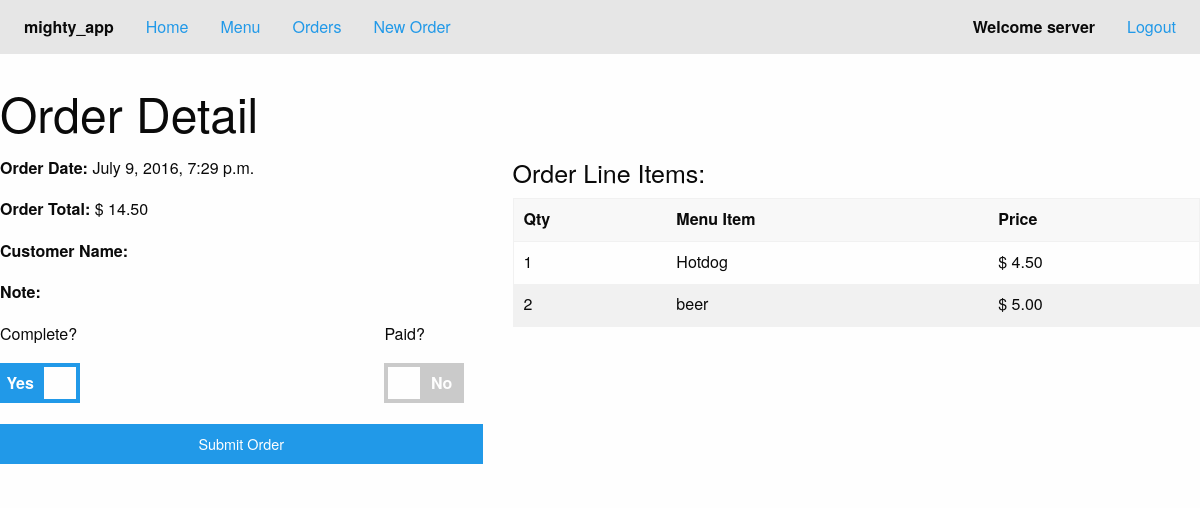
The app's page /order/8/cook/ (signed in) with its own data.
### mighty_app/models.py (models this page shows, shortened)
class Order(models.Model):
    server = models.ForeignKey('auth.User')
    customer_name = models.CharField(max_length=20, null=True)
    order_items = models.ManyToManyField(MenuItem, through='OrderLine', related_name='line_item', null=True)
    note = models.TextField(blank=True)
    is_complete = models.BooleanField(default=False)
    is_paid = models.BooleanField(default=False)
    created = models.DateTimeField(auto_now_add=True)
    class Meta:
        ordering = ['created']

class OrderLine(models.Model):
    quantity = models.PositiveIntegerField(default=0)
    order_menu_item = models.ForeignKey(MenuItem)
    orderline_menu = models.ForeignKey(Order)

class MenuItem(models.Model):
    created_by = models.ForeignKey('auth.User')
    title = models.CharField(max_length=25)
    description = models.TextField(blank=True)
    price = models.DecimalField(max_digits=4, decimal_places=2)

### mighty_app/views.py (the view)
# urls.py: url(r'^order/(?P<pk>\d+)/cook/$', CookOrderUpdateView.as_view(), name='cook_order_detail_view'),
class CookOrderUpdateView(LoginRequiredMixin, UpdateView):
    model = Order
    fields = ['is_complete']
    template_name = 'mighty_app/order_detail_cook.html'
    success_url = reverse_lazy("index_view")
    def get_context_data(self, **kwargs):
        context = super().get_context_data(**kwargs)
        pk = self.kwargs.get('pk')
        order_line_obj = OrderLine.objects.filter(orderline_menu=pk)
        context['object'] = order_line_obj
        total = 0
        for item in order_line_obj:
            total += (item.quantity * item.order_menu_item.price)
        context['total'] = total
        return context

### templates/mighty_app/order_detail_cook.html (shortened to what this page needs)
{% extends "base.html" %}
{% load widget_tweaks %}
{% block body %}
    <h1>Order Detail</h1>
    <div class="row">
        <form class="" action="" method="post">
        <div class="small-5 columns">
            <p><b>Order Date:</b> {{ order.created }}</p>
            <p><b>Order Total:</b> $ {{ total }}</p>
            {% if user.profile.job == 'Cook' %}
                <p><b>Customer Name: </b>{{ order.customer_name }}</p>
                <p><b>Note: </b>{{ order.note }}</p>
            {% else %}
                <p><b>Customer Name:</b> {{ form.customer_name }}</p>
                <p><b>Note:</b> {{ form.note }}</p>
            {% endif %}
            <div class="row">
                <div class="small-3 columns">
                    <p>Complete?</p>
                    <div class="switch large">
                        <label class="switch-paddle" for="id_is_complete">
                            <span class="switch-active" aria-hidden="true">Yes</span>
                        </label>
                    </div>
                </div>
                <div class="small-3 columns">
                    <p>Paid?</p>
                    {% if user.profile.job == 'Cook' %}
                        {{ order.is_paid }}
                    {% else %}
                        <div class="switch large">
                            <label class="switch-paddle" for="id_is_paid">
                                <span class="switch-inactive" aria-hidden="true">No</span>
                            </label>
                        </div>
                    {% endif %}
                </div>
            </div>
            <input class="expanded button" type="submit" name="submit_order" value="Submit Order">
            </div>
        <div class="small-7 columns">
            <h4>Order Line Items:</h4>
            <table>
                <thead>
                    <tr>
                        <td>Qty</td>
                        <td>Menu Item</td>
                        <td>Price</td>
                    </tr>
                </thead>
                {% for line in object %}
                <tr>
                    <td>{{ line.quantity }}</td>
                    <td>{{ line.order_menu_item.title }}</td>
                    <td>$ {{ line.order_menu_item.price }}</td>
                </tr>
                {% endfor %}
            </table>
        </div>
    </form>
    </div>
{% endblock %}

### templates/base.html (shortened to what this page needs)
{% load staticfiles %}
<!doctype html>
<html class="no-js" lang="en">
  <head>
    <link rel="stylesheet" href="{% static "mighty_app/css/foundation.min.css" %}" />
    <link rel="stylesheet" href="{% static "mighty_app/css/app.css" %}" />
  </head>
  <body>
    <div class="top-bar">
        <div class="top-bar-left">
            <ul class="dropdown menu" data-dropdown-menu>
                <li class="menu-text">mighty_app</li>
                <li><a href="{% url 'index_view' %}">Home</a></li>
                {% if user.is_authenticated %}
                    <li><a href="{% url 'menu_item_list_view' %}">Menu</a></li>
                    <li><a href="{% url 'order_list_view' %}">Orders</a></li>
                {% else %}
                    <li><a href="{% url 'register_view' %}">Create Account</a></li>
                {% endif %}
                {% if user.profile.job == "Server" %}
                <li><a href="{% url 'order_create_view' %}">New Order</a></li>
                {% endif %}
            </ul>
        </div>
        <div class="top-bar-right">
            <ul class="menu">
                {% if user.is_authenticated %}
                    <li class="menu-text">Welcome {{ user }}</li>
                    <li><a href="{% url 'logout' %}?next={% url 'index_view' %}">Logout</a></li>
                {% else %}
                    <li><a href="{% url 'login' %}">Login</a></li>
                {% endif %}
            </ul>
        </div>
    </div>
      <div class="container">
          <div class="row">
          {% block body %}{% endblock %}
          </div>
      </div>
  </body>
</html>

### mighty_app/static/mighty_app/css/app.css (style rules this page uses)
.top-bar { margin-bottom: 25px; }

### records on screen
Order: created "July 9, 2016, 7:29 p.m."
OrderLine: quantity "1", order_menu_item "Hotdog", order_menu_item.price "4.50"
OrderLine: quantity "2", order_menu_item "beer", order_menu_item.price "5.00"

### other values on screen
{{ user }} "server"
{{ total }} "14.50"
